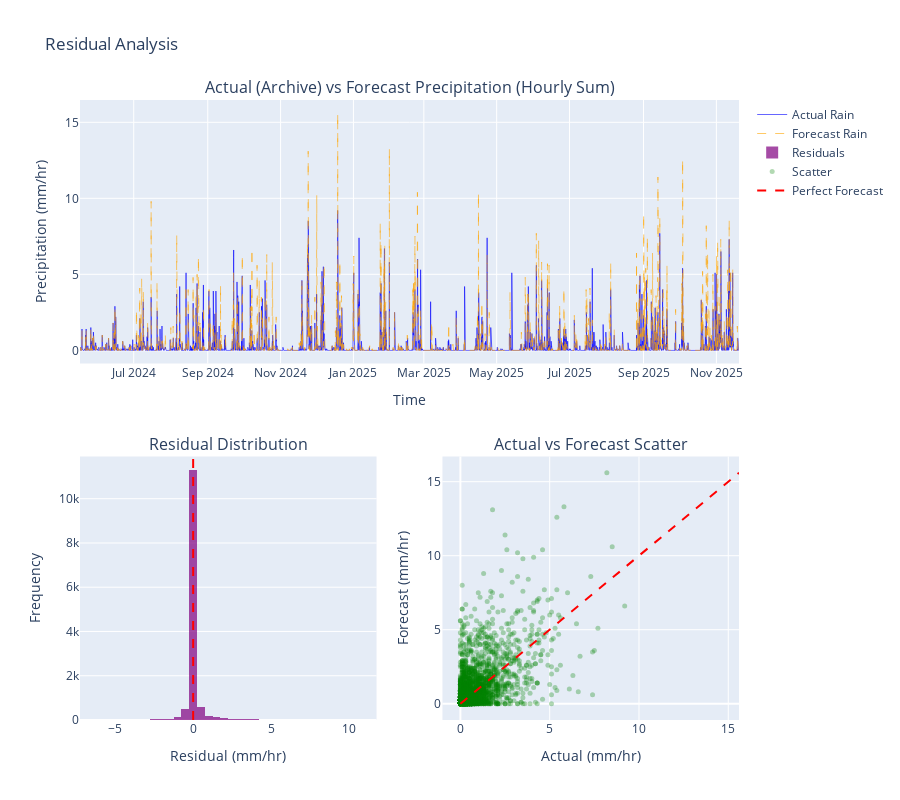

Here is the notebook cell this chart was saved with:
### Code cell
# --- RESIDUAL ANALYSIS ---
# Compare Forecast Precipitation vs Actual Historical Precipitation

print("## Residual Analysis: Forecast vs Actual Precipitation")

# weather_df already loaded in previous cell from Open-Meteo Archive
# df_forecast_combined contains the forecast data

# 1. Prepare Actual Rainfall (Hourly sum)
df_actual_hourly = weather_df['precipitation_mm'].resample('1h').sum()

# 2. Prepare Forecast Rainfall (Hourly sum)
df_forecast_hourly = df_forecast_combined['precip_forecast'].resample('1h').sum()

# 3. Align Data (Inner join to compare only overlapping periods)
comparison_df = pd.DataFrame({'actual': df_actual_hourly, 'forecast': df_forecast_hourly}).dropna()

if not comparison_df.empty:
    # 4. Calculate Residuals (Forecast - Actual)
    comparison_df['residual'] = comparison_df['forecast'] - comparison_df['actual']
    
    print(f"Comparison Period: {comparison_df.index.min()} to {comparison_df.index.max()}")
    print(f"Number of hours compared: {len(comparison_df)}")
    print(f"Mean Residual: {comparison_df['residual'].mean():.4f} mm/hr (Positive = Over-forecast)")
    print(f"MAE: {comparison_df['residual'].abs().mean():.4f} mm/hr")
    print(f"RMSE: {np.sqrt((comparison_df['residual']**2).mean()):.4f} mm/hr")
    
    
    # 5. Plotting with Plotly
    fig = make_subplots(
        rows=2, cols=2,
        specs=[[{"colspan": 2}, None], [{}, {}]],
        subplot_titles=("Actual (Archive) vs Forecast Precipitation (Hourly Sum)", "Residual Distribution", "Actual vs Forecast Scatter"),
        vertical_spacing=0.15
    )

    # Time Series
    fig.add_trace(
        go.Scatter(x=comparison_df.index, y=comparison_df['actual'], name='Actual Rain', line=dict(color='blue', width=1), opacity=0.6),
        row=1, col=1
    )
    fig.add_trace(
        go.Scatter(x=comparison_df.index, y=comparison_df['forecast'], name='Forecast Rain', line=dict(color='orange', width=1, dash='dash'), opacity=0.6),
        row=1, col=1
    )

    # Histogram
    fig.add_trace(
        go.Histogram(x=comparison_df['residual'], nbinsx=50, name='Residuals', marker_color='purple', opacity=0.7),
        row=2, col=1
    )
    # Vertical line at 0 for histogram
    fig.add_vline(x=0, line_width=2, line_dash="dash", line_color="red", row=2, col=1)

    # Scatter
    fig.add_trace(
        go.Scatter(x=comparison_df['actual'], y=comparison_df['forecast'], mode='markers', name='Scatter', marker=dict(size=5, opacity=0.3, color='green')),
        row=2, col=2
    )
    # Perfect fit line
    max_val = max(comparison_df['actual'].max(), comparison_df['forecast'].max())
    fig.add_trace(
        go.Scatter(x=[0, max_val], y=[0, max_val], mode='lines', name='Perfect Forecast', line=dict(color='red', dash='dash')),
        row=2, col=2
    )

    fig.update_layout(height=800, title_text="Residual Analysis", showlegend=True)
    fig.update_xaxes(title_text="Time", row=1, col=1)
    fig.update_yaxes(title_text="Precipitation (mm/hr)", row=1, col=1)
    fig.update_xaxes(title_text="Residual (mm/hr)", row=2, col=1)
    fig.update_yaxes(title_text="Frequency", row=2, col=1)
    fig.update_xaxes(title_text="Actual (mm/hr)", row=2, col=2)
    fig.update_yaxes(title_text="Forecast (mm/hr)", row=2, col=2)
    
    fig.show()

    # Check for bias
    bias = comparison_df['residual'].mean()
    if abs(bias) > 0.1:
        print(f"\nSignificant bias detected: {bias:.2f} mm/hr")
        if bias > 0:
            print("Forecast tends to OVER-predict rainfall.")
        else:
            print("Forecast tends to UNDER-predict rainfall.")
        print("Consider applying a correction factor to the forecast data.")
    else:
        print(f"\nBias is minimal ({bias:.4f} mm/hr). Forecast appears well-calibrated.")
else:
    print("No overlapping data found between actual and forecast rainfall.")

### Figure 1 — Plotly figure (JSON) as saved in the notebook; plotly's stock layout.template omitted (floating-point values rounded to 4 significant figures; data arrays with more than 128 entries replaced by an {"elided": "..."} marker saying what was removed)
{"data": [{"line": {"color": "blue", "width": 1}, "name": "Actual Rain", "opacity": 0.6, "type": "scatter", "x": {"elided": "13248 str values"}, "xaxis": "x", "y": {"elided": "13248 float values"}, "yaxis": "y"}, {"line": {"color": "orange", "dash": "dash", "width": 1}, "name": "Forecast Rain", "opacity": 0.6, "type": "scatter", "x": {"elided": "13248 str values"}, "xaxis": "x", "y": {"elided": "13248 float values"}, "yaxis": "y"}, {"marker": {"color": "purple"}, "name": "Residuals", "nbinsx": 50, "opacity": 0.7, "type": "histogram", "x": {"elided": "13248 float values"}, "xaxis": "x2", "yaxis": "y2"}, {"marker": {"color": "green", "opacity": 0.3, "size": 5}, "mode": "markers", "name": "Scatter", "type": "scatter", "x": {"elided": "13248 float values"}, "xaxis": "x3", "y": {"elided": "13248 float values"}, "yaxis": "y3"}, {"line": {"color": "red", "dash": "dash"}, "mode": "lines", "name": "Perfect Forecast", "type": "scatter", "x": [0, 15.6], "xaxis": "x3", "y": [0, 15.6], "yaxis": "y3"}], "layout": {"annotations": [{"font": {"size": 16}, "showarrow": false, "text": "Actual (Archive) vs Forecast Precipitation (Hourly Sum)", "x": 0.5, "xanchor": "center", "xref": "paper", "y": 1, "yanchor": "bottom", "yref": "paper"}, {"font": {"size": 16}, "showarrow": false, "text": "Residual Distribution", "x": 0.225, "xanchor": "center", "xref": "paper", "y": 0.425, "yanchor": "bottom", "yref": "paper"}, {"font": {"size": 16}, "showarrow": false, "text": "Actual vs Forecast Scatter", "x": 0.775, "xanchor": "center", "xref": "paper", "y": 0.425, "yanchor": "bottom", "yref": "paper"}], "height": 800, "shapes": [{"line": {"color": "red", "dash": "dash", "width": 2}, "type": "line", "x0": 0, "x1": 0, "xref": "x2", "y0": 0, "y1": 1, "yref": "y2 domain"}], "showlegend": true, "title": {"text": "Residual Analysis"}, "xaxis": {"anchor": "y", "domain": [0, 1], "title": {"text": "Time"}}, "xaxis2": {"anchor": "y2", "domain": [0, 0.45], "title": {"text": "Residual (mm/hr)"}}, "xaxis3": {"anchor": "y3", "domain": [0.55, 1], "title": {"text": "Actual (mm/hr)"}}, "yaxis": {"anchor": "x", "domain": [0.575, 1], "title": {"text": "Precipitation (mm/hr)"}}, "yaxis2": {"anchor": "x2", "domain": [0, 0.425], "title": {"text": "Frequency"}}, "yaxis3": {"anchor": "x3", "domain": [0, 0.425], "title": {"text": "Forecast (mm/hr)"}}}}
